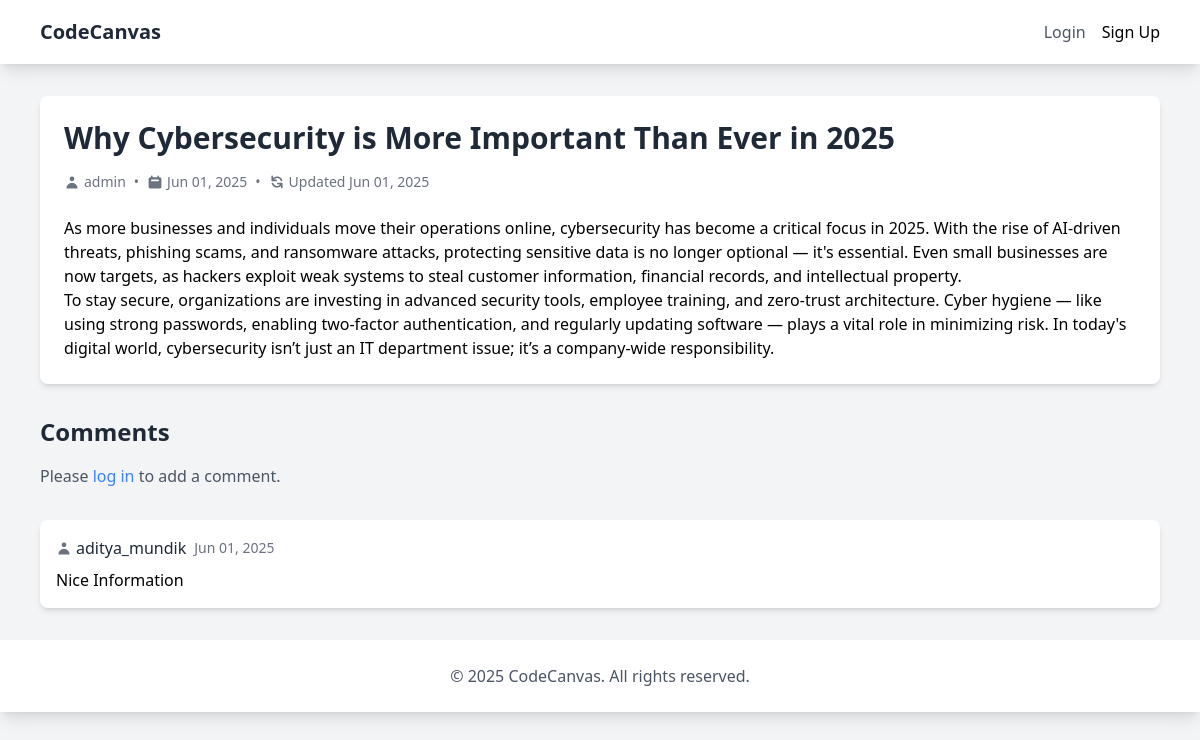
Screenshot of /post/why-cybersecurity-is-more-important-than-ever-in-2025/ with the database file from the repository.
### blog/models.py (models this page shows, shortened)
class Post(models.Model):
    title = models.CharField(max_length=200)
    slug = models.SlugField(unique=True, blank=True)
    author = models.ForeignKey(User, on_delete=models.CASCADE)
    content = models.TextField()
    image = models.ImageField(upload_to='blog_images/', blank=True, null=True)
    created_at = models.DateTimeField(auto_now_add=True)
    updated_at = models.DateTimeField(auto_now=True)
    class Meta:
        ordering = ['-created_at']

class Comment(models.Model):
    post = models.ForeignKey(Post, on_delete=models.CASCADE, related_name='comments')
    author = models.ForeignKey(User, on_delete=models.CASCADE)
    content = models.TextField()
    created_at = models.DateTimeField(auto_now_add=True)
    updated_at = models.DateTimeField(auto_now=True)
    class Meta:
        ordering = ['created_at']

### blog/views.py (the view)
# urls.py: path('post/<slug:slug>/', views.PostDetailView.as_view(), name='post_detail'),
class PostDetailView(DetailView):
    model = Post
    template_name = 'blog/post_detail.html'
    def get_context_data(self, **kwargs):
        context = super().get_context_data(**kwargs)
        context['comment_form'] = CommentForm()
        return context

### templates/blog/post_detail.html (shortened to what this page needs)
{% extends 'base.html' %}
{% block content %}
<article class="bg-white rounded-lg shadow-md overflow-hidden">
    <div class="p-6">
        <div class="flex justify-between items-start mb-4">
            <h1 class="text-3xl font-bold text-gray-800">{{ post.title }}</h1>
        </div>
        <div class="flex items-center text-sm text-gray-500 mb-6">
            <span class="flex items-center">
                <svg class="w-4 h-4 mr-1" fill="currentColor" viewBox="0 0 20 20">
                    <path d="M10 9a3 3 0 100-6 3 3 0 000 6zm-7 9a7 7 0 1114 0H3z"></path>
                </svg>
                {{ post.author.username }}
            </span>
            <span class="mx-2">&bull;</span>
            <span class="flex items-center">
                <svg class="w-4 h-4 mr-1" fill="currentColor" viewBox="0 0 20 20">
                    <path fill-rule="evenodd" d="M6 2a1 1 0 00-1 1v1H4a2 2 0 00-2 2v10a2 2 0 002 2h12a2 2 0 002-2V6a2 2 0 00-2-2h-1V3a1 1 0 10-2 0v1H7V3a1 1 0 00-1-1zm0 5a1 1 0 000 2h8a1 1 0 100-2H6z" clip-rule="evenodd"></path>
                </svg>
                {{ post.created_at|date:"M d, Y" }}
            </span>
            {% if post.updated_at != post.created_at %}
                <span class="mx-2">&bull;</span>
                <span class="flex items-center">
                    Updated {{ post.updated_at|date:"M d, Y" }}
                </span>
            {% endif %}
        </div>
        <div class="prose max-w-none">
            {{ post.content|linebreaks }}
        </div>
    </div>
</article>
<div class="mt-8">
    <h2 class="text-2xl font-bold text-gray-800 mb-4">Comments</h2>
    {% if user.is_authenticated %}
        <form method="post" action="{% url 'add_comment' post.slug %}" class="mb-8">
            {% csrf_token %}
            <div class="mb-4">
                {{ comment_form.content }}
            </div>
            <button type="submit" class="btn bg-green-500 text-white hover:bg-green-600 px-10">
                <svg class="w-4 h-4 mr-1 inline" fill="none" stroke="currentColor" viewBox="0 0 24 24">
                    <path stroke-linecap="round" stroke-linejoin="round" stroke-width="2" d="M12 6v6m0 0v6m0-6h6m-6 0H6"></path>
                </svg>
                Add Comment
            </button>
        </form>
    {% else %}
        <p class="mb-8 text-gray-600">Please <a href="{% url 'login' %}" class="text-blue-500 hover:underline">log in</a> to add a comment.</p>
    {% endif %}
    <div class="space-y-4">
        {% for comment in post.comments.all %}
            <div class="bg-white rounded-lg shadow-md p-4">
                <div class="flex justify-between items-start mb-2">
                    <div class="flex items-center">
                        <svg class="w-4 h-4 mr-1 text-gray-500" fill="currentColor" viewBox="0 0 20 20">
                            <path d="M10 9a3 3 0 100-6 3 3 0 000 6zm-7 9a7 7 0 1114 0H3z"></path>
                        </svg>
                        <span class="font-medium text-gray-800">{{ comment.author.username }}</span>
                        <span class="text-sm text-gray-500 ml-2">{{ comment.created_at|date:"M d, Y" }}</span>
                    </div>
                </div>
                <p class="text-gray-600">{{ comment.content|linebreaks }}</p>
            </div>
        {% empty %}
            <p class="text-gray-600">No comments yet.</p>
        {% endfor %}
    </div>
</div>
{% endblock %}

### rows the page displays
Post: title "Why Cybersecurity is More Important Than Ever in 2025", author.username "admin", created_at "Jun 01, 2025", updated_at "Jun 01, 2025", content "As more businesses and individuals move their operations online, cybersecurity has become a critical focus in 2025. With the rise of AI-driven threats, phishing scams, and ransomware attacks, protecting sensitive data is no longer optional — it's essential. Even small businesses are now targets, as hackers exploit weak systems to steal customer information, financial records, and intellectual property. To stay secure, organizations are investing in advanced security tools, employee training, and zero-trust architecture. Cyber hygiene — like using strong passwords, enabling two-factor authentication, and regularly updating software — plays a vital role in minimizing risk. In today's digital…"
Comment: author.username "aditya_mundik", created_at "Jun 01, 2025", content "Nice Information"
